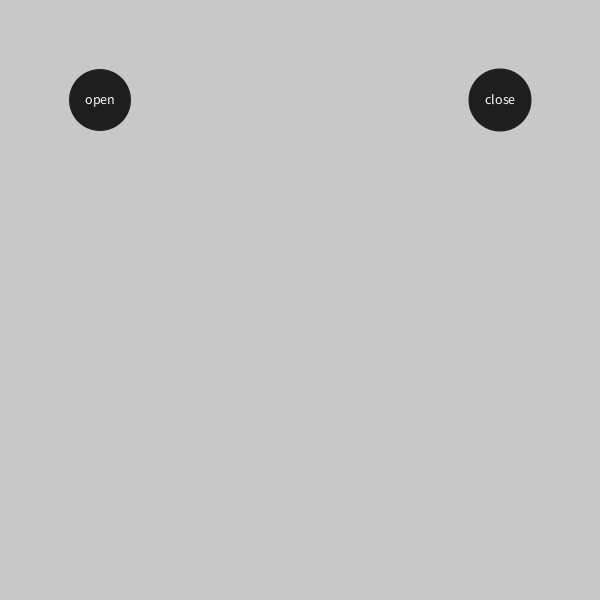
Frame 1 (no input)
Frame 60 (the mouse pressed at the canvas centre just before this capture): identical to frame 1, image omitted
Frame 120 (the mouse held since frame 60 and released just before this capture): identical to frame 1, image omitted

The Processing sketch that drew this single still picture (run headless with seeded random() and noise(); from frame 60 on, the mouse is pressed at the canvas centre):

// Processing sketch: circleButtonClass
// ── circleButtonClass.pde
//TEXT BOX ELEMENTS - INFO & TOPICS
ButCircle butCircle1, butCircle2 ;
boolean textBoxUp;
float textBoxPosY;


void setup(){
size(600, 600);
background(2);

//TEXT BOX ELEMENTS - INFO & TOPICS  textBoxUp = false; 
  textBoxUp = false;
  textBoxPosY = height;
  butCircle1 = new ButCircle(100, 100, 50, "open");
  butCircle2 = new ButCircle(500, 100, 50, "close");

}//END SETUP 


void draw() {
  background(200);

//TEXT BOX ELEMENTS - INFO & TOPICS
  textBox(50, textBoxPosY);
  butCircle1.display();
  butCircle2.display();


}


// ── class.pde

//TO CLOSE AND OPEN TEXT BOXES IN TOPICS AND FOR INFO
class ButCircle {
  String text;
  float tw; 
  int circX, circY;  // Ellipse Button Pos
  int circSize;// Ellipse diameter
  color botColorNormal;
  color botColorOver;
  color botColorPressed;
  color botCurrentColor;
  boolean botOver;

  //CONSTUCTOR
  ButCircle(int _x, int _y, int _size, String _t) {
    text = _t;
    tw = textWidth(text);
    circX = _x;
    circY = _y;
    circSize = _size + int(tw/2); 
    botColorNormal = color(30);
    botColorOver = color(100);
    botColorPressed = color(200, 0, 0);
    botCurrentColor = color(0);
    botOver = false;
  }//COONSTRUCTOR ENDS

  //METHODS
  //CHECK IF IS OVER OR NOT
  void display() {
    //update 
    if ( overCircle(circX, circY, circSize) ) {
      botOver = true;
    } 
    else {
      botOver = false;
    }//end update 

      //change color button
    if (botOver) {
      if (mousePressed == true) {         
        botCurrentColor = botColorPressed;
        //select button
        if (text == "close") { 
          textBoxUp = false;
        }
        if (text == "open") { 
          textBoxUp = true;
        }
      } 
      else {
        botCurrentColor = botColorOver;
      }//mousePressed end
    }//if (botOver) END
    else { 
      botCurrentColor = botColorNormal;
    }

    //ELLIPSE BUTTON
    fill(botCurrentColor); 
    noStroke();
    ellipseMode(CENTER);
    ellipse(circX, circY, circSize, circSize);
    //TEXT BUTTON
    fill(250);
    textAlign(CENTER); 
    textSize(14);
    text(text, circX, circY+4);
  }//DISPLAY END

  //CHECK IF IS INSIDE
  boolean overCircle(int x, int y, int diameter) {  
    float disX = x - mouseX;
    float disY = y - mouseY;
    if (sqrt(sq(disX) + sq(disY)) < diameter/2 ) {
      return true;
    } 
    else {
      return false;
    }
  }//overCircle
}//CLASS CLOSE


void textBox(float _posX, float _posY) {
  float  posX = _posX;
  //  float posY =_posY;
  if (textBoxUp) {
    textBoxPosY = lerp(textBoxPosY, 100, .1);
  }
  else {
    textBoxPosY = lerp(textBoxPosY, 600, .1);
  }
  pushMatrix();
  translate(posX, textBoxPosY);
  rect(0, 0, 400, 200);
  popMatrix();
}//CLOSE textBox
